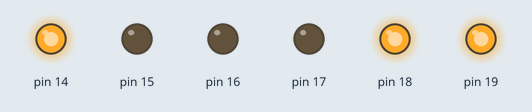
Bench run of a sketch on a simulated Arduino Uno, built with avr-gcc and run on an emulated ATmega328P. On the bench: output pins drawn as LEDs (lit = HIGH).

Above: at 0.25 s.
At 2.6 s:
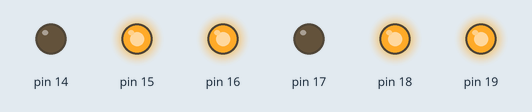
At 5.75 s:
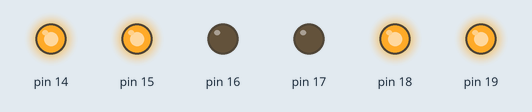
At 8.25 s:
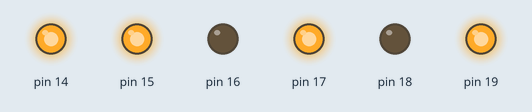
At 11.75 s:
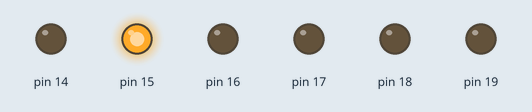
At 15.1 s:
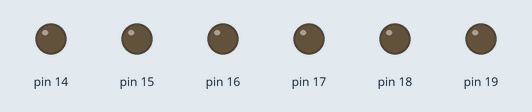
Timing chart, 0 to 16.6 s (numbered marks = the images above):
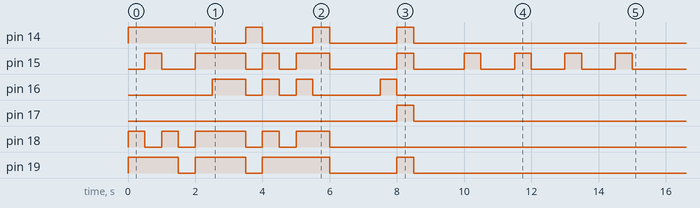

The sketch:

Exp_19_Obs_3.ino
```cpp
#include<avr/io.h>
#include<util/delay.h>
int number[] = {0xF1, 0x63, 0xF1, 0x01, 0xB3, 0xF6, 0xF6, 0x01, 0xF6, 0x60, 0xF6, 0xF3};
int main (void)
{
  int i = 0;
  DDRC = 0xFF;
  while (1)
  {
    if(i < 12)
    {
      PORTC = number[i];
      _delay_ms(500);
      i++;
    }
  }
}
```

Measured:
- by itself, pin 14: LOW → HIGH at 0.00 s, → LOW 2.5 s later, → HIGH 1.0 s later, → LOW 0.50 s later, … (8 changes in this stretch)
- by itself, pin 15: LOW → HIGH at 0.50 s, → LOW 0.50 s later, → HIGH 1.0 s later, → LOW 1.5 s later, … (18 changes in this stretch)
- by itself, pin 16: LOW → HIGH at 2.5 s, → LOW 1.0 s later, → HIGH 0.50 s later, → LOW 0.50 s later, … (8 changes in this stretch)
- by itself, pin 17: LOW → HIGH at 8.0 s, → LOW 0.50 s later
- by itself, pin 18: LOW → HIGH at 0.00 s, → LOW 0.50 s later, → HIGH 0.50 s later, → LOW 0.50 s later, … (10 changes in this stretch)
- by itself, pin 19: LOW → HIGH at 0.00 s, → LOW 1.5 s later, → HIGH 0.50 s later, → LOW 1.5 s later, … (8 changes in this stretch)
